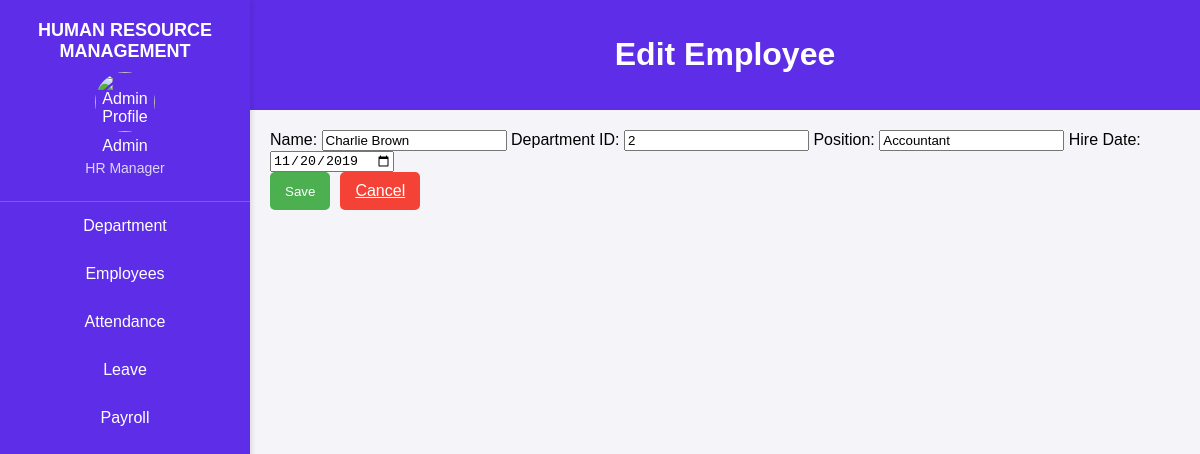
Page /index.php?command=editEmp&employee_id=103 on the committed database.
### tables this page shows
CREATE TABLE `employee` (
  `EmployeeID` int(11) NOT NULL,
  `Name` varchar(255) DEFAULT NULL,
  `DepartmentID` int(11) DEFAULT NULL,
  `Position` varchar(255) DEFAULT NULL,
  `HireDate` date DEFAULT NULL
);

### models/employee.php (called while the page is built, shortened)
<?php
class EmployeeModel
{
    public $db = null;
    function __construct()
    {
        try {
            $this->db = new mysqli('localhost', 'root', '', 'employee_management');
        } catch (mysqli_sql_exception $e) {
            exit('Database connection could not be established.');
        }
    }
 public function getEmployeeById($employeeID)
 {
     $stmt = $this->db->prepare("SELECT * FROM employee WHERE EmployeeID = ?");
     $stmt->bind_param('i', $employeeID);
     $stmt->execute();
     $result = $stmt->get_result();
     return $result->fetch_assoc();
 }
}
?>

### view/edit_employees.php (the view, shortened to what this page needs)
<!DOCTYPE html>
<html lang="en">
<head>
    <link rel="stylesheet" href="css/styles_employees.css?v=1.1">
</head>
<body>
    <div class="header">
        <h1>Edit Employee</h1>
    </div>
    <div class="main-content">
        <form action="" method="POST">
            <label for="name">Name:</label>
            <input type="text" id="name" name="name" value="<?= htmlspecialchars($employee['Name']) ?>" required>
            <label for="department-id">Department ID:</label>
            <input type="text" id="department-id" name="department_id" value="<?= htmlspecialchars($employee['DepartmentID']) ?>" required>
            <label for="position">Position:</label>
            <input type="text" id="position" name="position" value="<?= htmlspecialchars($employee['Position']) ?>" required>
            <label for="hire-date">Hire Date:</label>
            <input type="date" id="hire-date" name="hire_date" value="<?= htmlspecialchars($employee['HireDate']) ?>" required>
            <div class="form-actions">
                <button type="submit" class="save-btn">Save</button>
                <a href="employees.php" class="cancel-btn">Cancel</a>
            </div>
        </form>
    </div>
</body>
</html>

### css/styles.css (style rules this page uses)
body { margin: 0; font-family: Arial, sans-serif; display: flex; min-height: 100vh; background-color: #f4f4f9; }

### css/styles_employees.css (style rules this page uses)
.main-content { flex-grow: 1; margin-left: 250px; padding: 20px; display: flex; flex-direction: column; gap: 20px; align-items: stretch; min-height: 100vh; box-sizing: border-box; }
.header { text-align: center; background-color: #5e2de8; color: white; padding: 15px; margin-left: 250px; }
.form-actions { display: flex; gap: 10px; }
.save-btn { background-color: #4caf50; color: white; border: none; padding: 10px 15px; border-radius: 5px; cursor: pointer; transition: background-color 0.3s; }
.cancel-btn { background-color: #f44336; color: white; border: none; padding: 10px 15px; border-radius: 5px; cursor: pointer; transition: background-color 0.3s; }

### rows in the picture
employee: name "Charlie Brown", department_id "2", position "Accountant", hire_date "11/20/2019"
